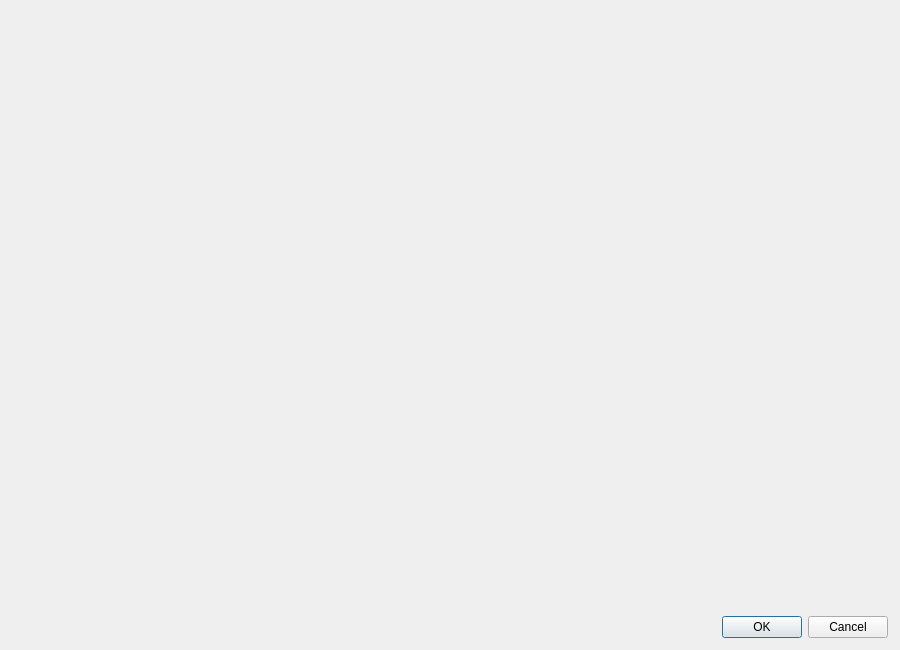
<?xml version="1.0" encoding="UTF-8"?>
<ui version="4.0">
 <class>ManualPairingDialog</class>
 <widget class="QDialog" name="ManualPairingDialog">
  <property name="windowTitle">
   <string>Edit Pairings</string>
  </property>
  <property name="minimumSize">
   <size>
    <width>900</width>
    <height>650</height>
   </size>
  </property>
  <layout class="QVBoxLayout" name="main_layout">
   <property name="leftMargin">
    <number>12</number>
   </property>
   <property name="topMargin">
    <number>12</number>
   </property>
   <property name="rightMargin">
    <number>12</number>
   </property>
   <property name="bottomMargin">
    <number>12</number>
   </property>
   <property name="spacing">
    <number>10</number>
   </property>
   <item>
    <widget class="QMainWindow" name="main_window_widget">
     <property name="class" stdset="0">
      <string>ManualPairingDialog</string>
     </property>
    </widget>
   </item>
   <item>
    <widget class="QLabel" name="validation_label">
     <property name="wordWrap">
      <bool>true</bool>
     </property>
     <property name="class" stdset="0">
      <string>ManualPairingValidationLabel</string>
     </property>
    </widget>
   </item>
   <item>
    <widget class="QDialogButtonBox" name="buttons">
     <property name="standardButtons">
      <set>QDialogButtonBox::Cancel|QDialogButtonBox::Ok</set>
     </property>
    </widget>
   </item>
  </layout>
 </widget>
 <resources/>
 <connections/>
</ui>
